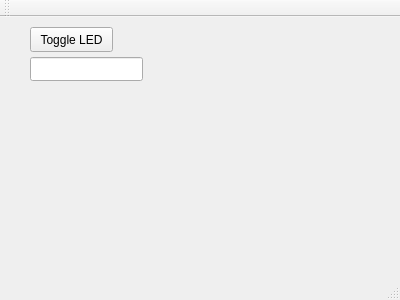
<?xml version="1.0" encoding="UTF-8"?>
<ui version="4.0">
 <class>MainWindow</class>
 <widget class="QMainWindow" name="MainWindow">
  <property name="geometry">
   <rect>
    <x>0</x>
    <y>0</y>
    <width>400</width>
    <height>300</height>
   </rect>
  </property>
  <property name="windowTitle">
   <string>MainWindow</string>
  </property>
  <widget class="QWidget" name="centralWidget">
   <widget class="QPushButton" name="ToggleButton">
    <property name="geometry">
     <rect>
      <x>30</x>
      <y>10</y>
      <width>83</width>
      <height>25</height>
     </rect>
    </property>
    <property name="text">
     <string>Toggle LED</string>
    </property>
   </widget>
   <widget class="QLineEdit" name="lineEdit">
    <property name="geometry">
     <rect>
      <x>30</x>
      <y>40</y>
      <width>113</width>
      <height>24</height>
     </rect>
    </property>
   </widget>
  </widget>
  <widget class="QMenuBar" name="menuBar">
   <property name="geometry">
    <rect>
     <x>0</x>
     <y>0</y>
     <width>400</width>
     <height>22</height>
    </rect>
   </property>
  </widget>
  <widget class="QToolBar" name="mainToolBar">
   <attribute name="toolBarArea">
    <enum>TopToolBarArea</enum>
   </attribute>
   <attribute name="toolBarBreak">
    <bool>false</bool>
   </attribute>
  </widget>
  <widget class="QStatusBar" name="statusBar"/>
 </widget>
 <layoutdefault spacing="6" margin="11"/>
 <resources/>
 <connections/>
</ui>
